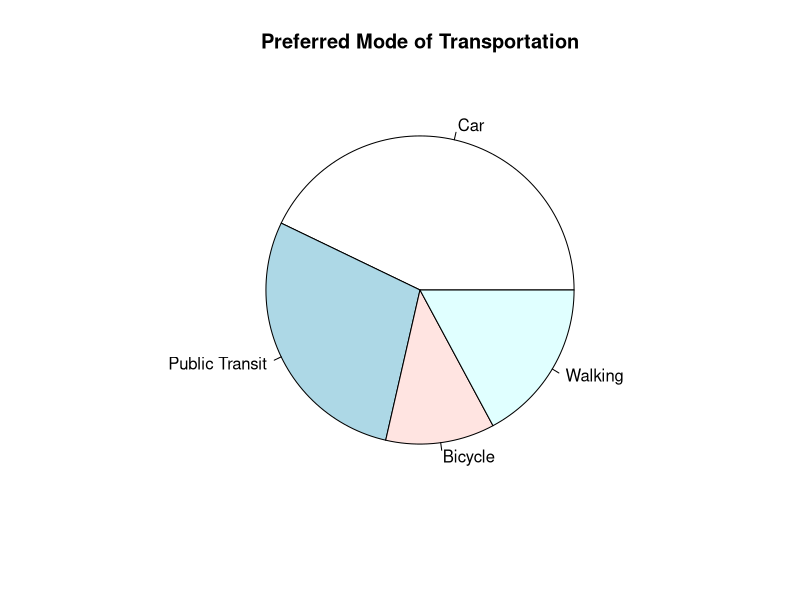
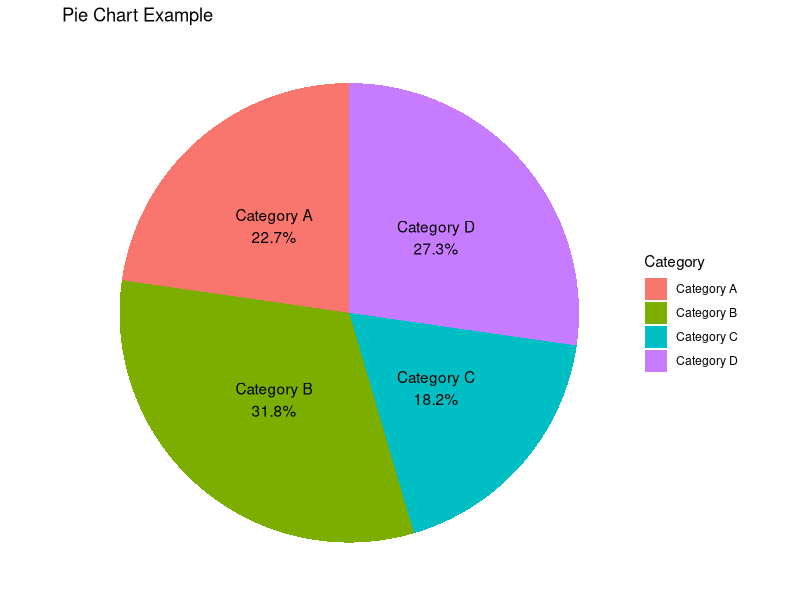
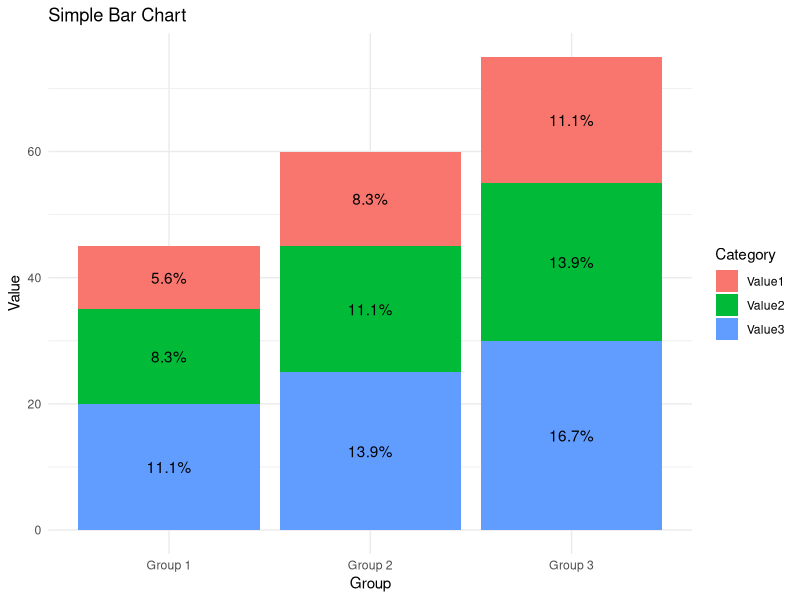
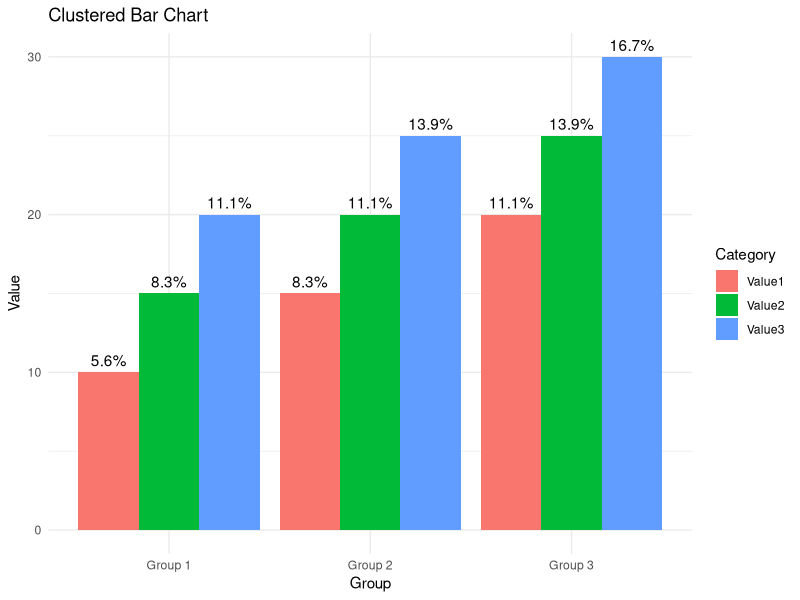
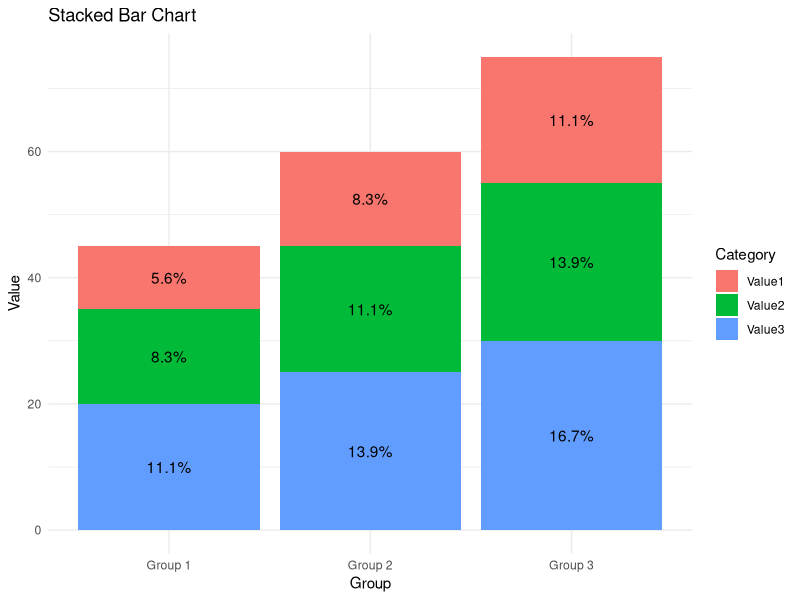
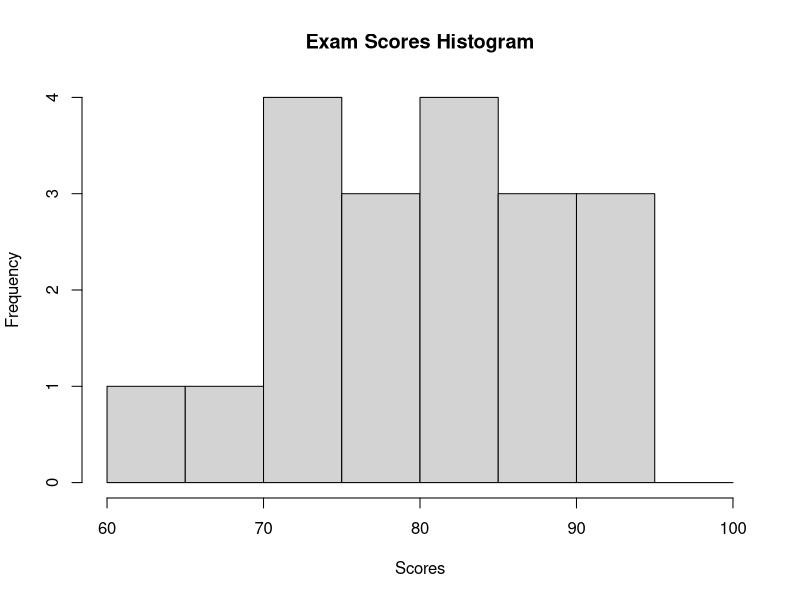
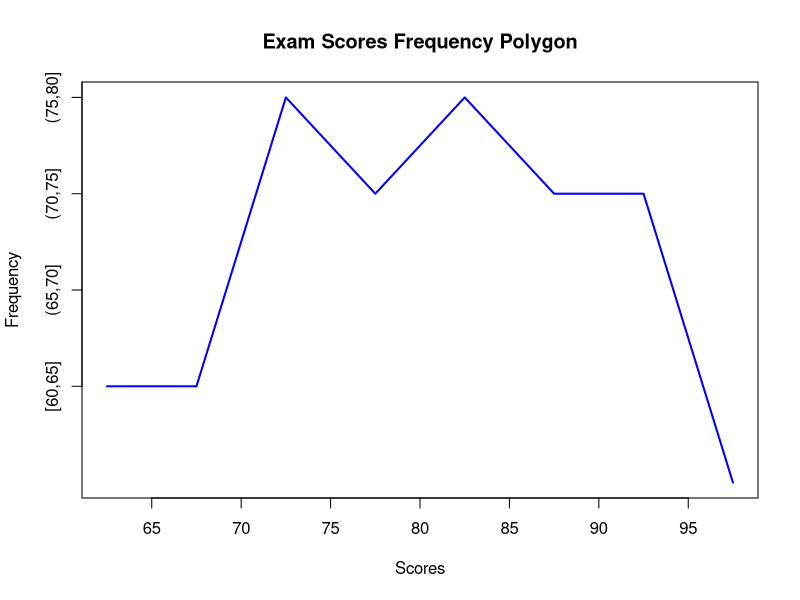
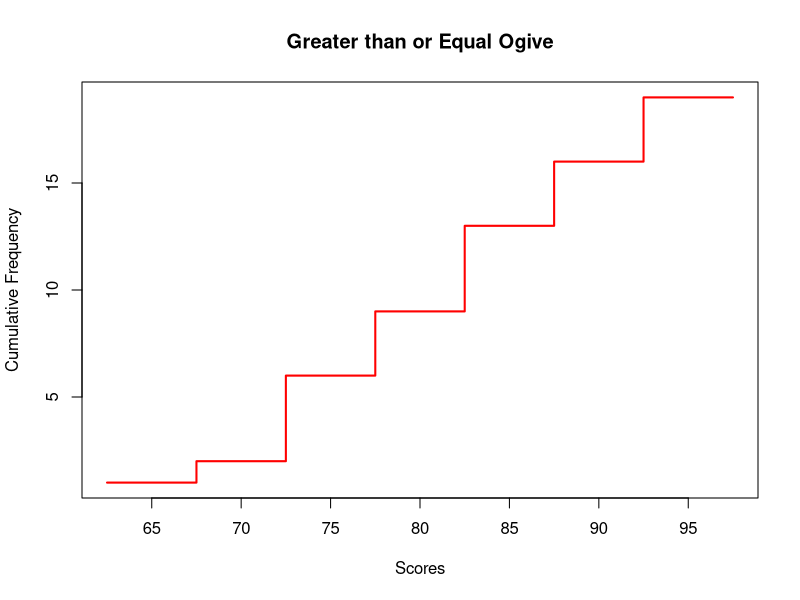

These figures' R source, in order:
## ---- chunk 1
# Example of categorical data
gender <- c("Male", "Female", "Male", "Male", "Female")
table(gender)

# Example of numerical data
age <- c(25, 30, 35, 40, 45)
summary(age)
## ---- chunk 2
# Handling missing values
data <- c(10, NA, 20, 30, NA)
clean_data <- na.omit(data)
clean_data

# Outlier detection and treatment
z_scores <- (data - mean(data)) / sd(data)
outliers <- data[abs(z_scores) > 2]
outliers
## ---- chunk 3
# Creating a simple data frame
data <- data.frame(
  Name = c("John", "Emily", "Michael"),
  Age = c(25, 30, 35),
  Gender = c("Male", "Female", "Male")
)
data
## ---- chunk 4
# Creating a hierarchical data structure
hierarchy <- list(
  Parent = c("A", "B", "B", "C"),
  Child = c("A1", "B1", "B2", "C1")
)
hierarchy
## ---- chunk 5
# Sample data
commute_modes <- c("Car", "Public Transit", "Bicycle", "Walking")
responses <- c(75, 50, 20, 30)

# Create a pie chart
pie(responses, labels = commute_modes, main = "Preferred Mode of Transportation")
## ---- chunk 6
# Sample data
scores <- c(75, 80, 85, 90, 95, 80, 85, 90, 85, 90, 95, 100)

# Create a frequency table
table(scores)
## ---- chunk 7
# Load the ggplot2 package
library(ggplot2)

# Sample data
data <- data.frame(
  Category = c("Category A", "Category B", "Category C", "Category D"),
  Value = c(25, 35, 20, 30)
)

# Calculate percentages
data$Percentage <- round((data$Value / sum(data$Value)) * 100, 1)

# Create pie chart
pie_chart <- ggplot(data, aes(x = "", y = Value, fill = Category)) +
  geom_bar(stat = "identity", width = 1) +
  coord_polar("y") +   # Convert to polar coordinates (pie chart)
  labs(title = "Pie Chart Example") +
  theme_void() +         # Remove background and grid lines
  geom_text(aes(label = paste0(Category, "\n", Percentage, "%")), 
            position = position_stack(vjust = 0.5))

# Display pie chart
print(pie_chart)
## ---- chunk 8
# Load the ggplot2 package
library(ggplot2)

# Sample data
data <- data.frame(
  Group = c("Group 1", "Group 2", "Group 3"),
  Value1 = c(10, 15, 20),
  Value2 = c(15, 20, 25),
  Value3 = c(20, 25, 30)
)

# Reshape data for clustered and stacked bar charts
data_long <- tidyr::gather(data, key = "Category", value = "Value", -Group)

# Calculate percentages
data_long$Percentage <- round((data_long$Value / sum(data_long$Value)) * 100, 1)

# Simple Bar Chart
simple_bar <- ggplot(data_long, aes(x = Group, y = Value, fill = Category)) +
  geom_bar(stat = "identity") +
  labs(title = "Simple Bar Chart", x = "Group", y = "Value") +
  theme_minimal() +
  geom_text(aes(label = paste0(Percentage, "%")), 
            position = position_stack(vjust = 0.5))

# Clustered Bar Chart
clustered_bar <- ggplot(data_long, aes(x = Group, y = Value, fill = Category)) +
  geom_bar(stat = "identity", position = "dodge") +
  labs(title = "Clustered Bar Chart", x = "Group", y = "Value") +
  theme_minimal() +
  geom_text(aes(label = paste0(Percentage, "%")), 
            position = position_dodge(width = 0.9), vjust = -0.5)

# Stacked Bar Chart
stacked_bar <- ggplot(data_long, aes(x = Group, y = Value, fill = Category)) +
  geom_bar(stat = "identity", position = "stack") +
  labs(title = "Stacked Bar Chart", x = "Group", y = "Value") +
  theme_minimal() +
  geom_text(aes(label = paste0(Percentage, "%")), 
            position = position_stack(vjust = 0.5))

# Display the plots
print(simple_bar)
print(clustered_bar)
print(stacked_bar)
## ---- chunk 9
# Sample data
gender <- c("Male", "Female", "Female", "Male", "Male")
commute_modes <- c("Car", "Public Transit", "Bicycle", "Walking", "Car")

# Create a cross-tabulation table
xt <- table(gender, commute_modes)
xt
## ---- chunk 10
# Sample dataset of exam scores
scores <- c(65, 72, 78, 83, 90, 72, 85, 92, 68, 75, 80, 88, 93, 72, 82, 95, 78, 85, 90)

# Create frequency distribution table
freq_table <- table(cut(scores, breaks = seq(60, 100, by = 5), include.lowest = TRUE))

# Print frequency distribution table
print(freq_table)
## ---- chunk 11
# Create stem-and-leaf plot
stem(scores)
## ---- chunk 12
# Create histogram
hist(scores, breaks = seq(60, 100, by = 5), main = "Exam Scores Histogram", xlab = "Scores", ylab = "Frequency")
## ---- chunk 13
# Create frequency polygon
midpoints <- seq(62.5, 97.5, by = 5)
plot(midpoints, freq_table, type = "l", col = "blue", lwd = 2, main = "Exam Scores Frequency Polygon", xlab = "Scores", ylab = "Frequency")
## ---- chunk 14
# Calculate cumulative frequencies
cum_freq <- cumsum(freq_table)

# Greater than or equal ogive
plot(midpoints, cum_freq, type = "s", col = "red", lwd = 2, main = "Greater than or Equal Ogive", xlab = "Scores", ylab = "Cumulative Frequency")

# Less than ogive
plot(midpoints, cum_freq, type = "s", col = "green", lwd = 2, main = "Less than Ogive", xlab = "Scores", ylab = "Cumulative Frequency", ylim = c(0, max(cum_freq)))
